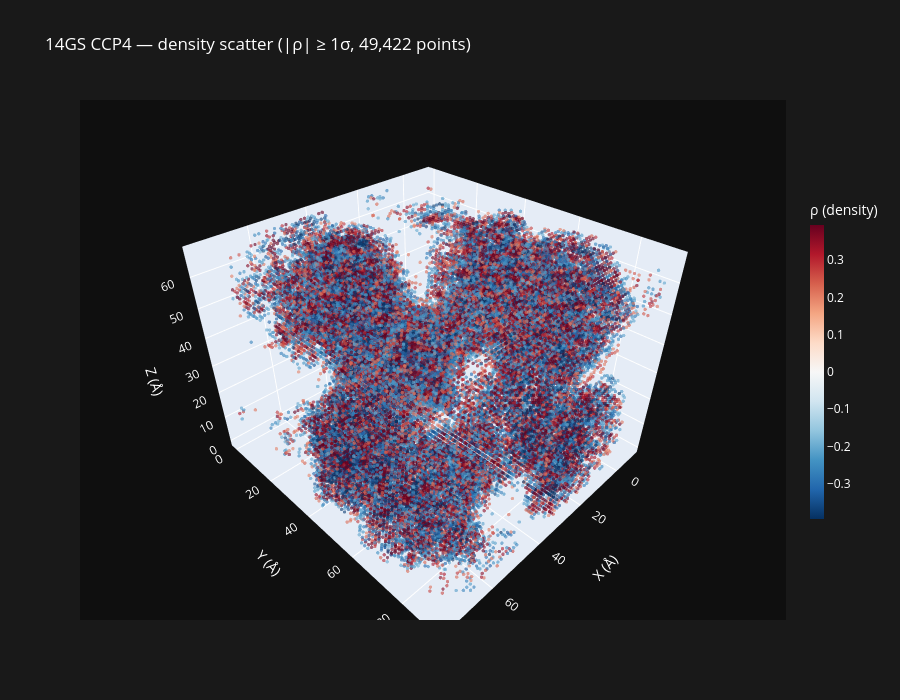

Here is the notebook cell this chart was saved with:
### Markdown cell above
## 7. Full-Map Density Scatter (Plotly)

Every voxel with |density| ≥ 1σ is plotted as a point in Cartesian Å space,\n
coloured by its raw density value (RdBu: blue = positive, red = negative).

### Code cell
beta_rad = math.radians(cell.beta)
a_len, b_len, c_len = cell.a, cell.b, cell.c

# ── Full Cartesian grid for all 60×72×50 voxels ───────────────────────────
ii = np.arange(nu, dtype=np.float32) / nu
jj = np.arange(nv, dtype=np.float32) / nv
kk = np.arange(nw, dtype=np.float32) / nw
Fi, Fj, Fk = np.meshgrid(ii, jj, kk, indexing="ij")

Xc_all = (a_len * Fi + c_len * math.cos(beta_rad) * Fk).ravel()
Yc_all = (b_len * Fj).ravel()
Zc_all = (c_len * math.sin(beta_rad) * Fk).ravel()
vals   = arr.ravel()

# ── Keep only voxels with |density| >= 1σ ────────────────────────────────
threshold = 1.0 * sigma
mask = np.abs(vals) >= threshold

Xc = Xc_all[mask]
Yc = Yc_all[mask]
Zc = Zc_all[mask]
v  = vals[mask]

print(f"Total voxels          : {vals.size:,}  ({nu}\u00d7{nv}\u00d7{nw})")
print(f"Plotted (|\u03c1| \u2265 1\u03c3)     : {mask.sum():,}")
print(f"  positive (\u2265+1\u03c3)    : {(v > 0).sum():,}")
print(f"  negative (\u2264-1\u03c3)    : {(v < 0).sum():,}")

# ── Scatter3d coloured by density value ───────────────────────────────────
clim = 2.0 * sigma   # symmetric colour limits

fig = go.Figure(go.Scatter3d(
    x=Xc, y=Yc, z=Zc,
    mode="markers",
    marker=dict(
        size=2,
        color=v,
        colorscale="RdBu",
        reversescale=True,          # blue = positive, red = negative
        cmin=-clim,
        cmax= clim,
        opacity=0.6,
        colorbar=dict(
            title="\u03c1 (density)",
            thickness=14,
            len=0.65,
        ),
    ),
    hovertemplate="x=%{x:.1f} \u00c5<br>y=%{y:.1f} \u00c5<br>z=%{z:.1f} \u00c5<br>\u03c1=%{marker.color:.4f}<extra></extra>",
))

fig.update_layout(
    title=f"14GS CCP4 — density scatter (|\u03c1| \u2265 1\u03c3, {mask.sum():,} points)",
    scene=dict(
        xaxis_title="X (\u00c5)",
        yaxis_title="Y (\u00c5)",
        zaxis_title="Z (\u00c5)",
        aspectmode="data",
        bgcolor="rgb(15,15,15)",
    ),
    paper_bgcolor="rgb(25,25,25)",
    font_color="white",
    width=900, height=700,
)
fig.show()

### Figure 1 — Plotly figure (JSON) as saved in the notebook; plotly's stock layout.template omitted (floating-point values rounded to 4 significant figures; data arrays with more than 128 entries replaced by an {"elided": "..."} marker saying what was removed)
{"data": [{"hovertemplate": "x=%{x:.1f} Å<br>y=%{y:.1f} Å<br>z=%{z:.1f} Å<br>ρ=%{marker.color:.4f}<extra></extra>", "marker": {"cmax": 0.3946, "cmin": -0.3946, "color": {"elided": "49422 float values"}, "colorbar": {"len": 0.65, "thickness": 14, "title": {"text": "ρ (density)"}}, "colorscale": [[0, "rgb(103,0,31)"], [0.1, "rgb(178,24,43)"], [0.2, "rgb(214,96,77)"], [0.3, "rgb(244,165,130)"], [0.4, "rgb(253,219,199)"], [0.5, "rgb(247,247,247)"], [0.6, "rgb(209,229,240)"], [0.7, "rgb(146,197,222)"], [0.8, "rgb(67,147,195)"], [0.9, "rgb(33,102,172)"], [1, "rgb(5,48,97)"]], "opacity": 0.6, "reversescale": true, "size": 2}, "mode": "markers", "type": "scatter3d", "x": {"elided": "49422 float values"}, "y": {"elided": "49422 float values"}, "z": {"elided": "49422 float values"}}], "layout": {"font": {"color": "white"}, "height": 700, "paper_bgcolor": "rgb(25,25,25)", "scene": {"aspectmode": "data", "bgcolor": "rgb(15,15,15)", "xaxis": {"title": {"text": "X (Å)"}}, "yaxis": {"title": {"text": "Y (Å)"}}, "zaxis": {"title": {"text": "Z (Å)"}}}, "title": {"text": "14GS CCP4 — density scatter (|ρ| ≥ 1σ, 49,422 points)"}, "width": 900}}
